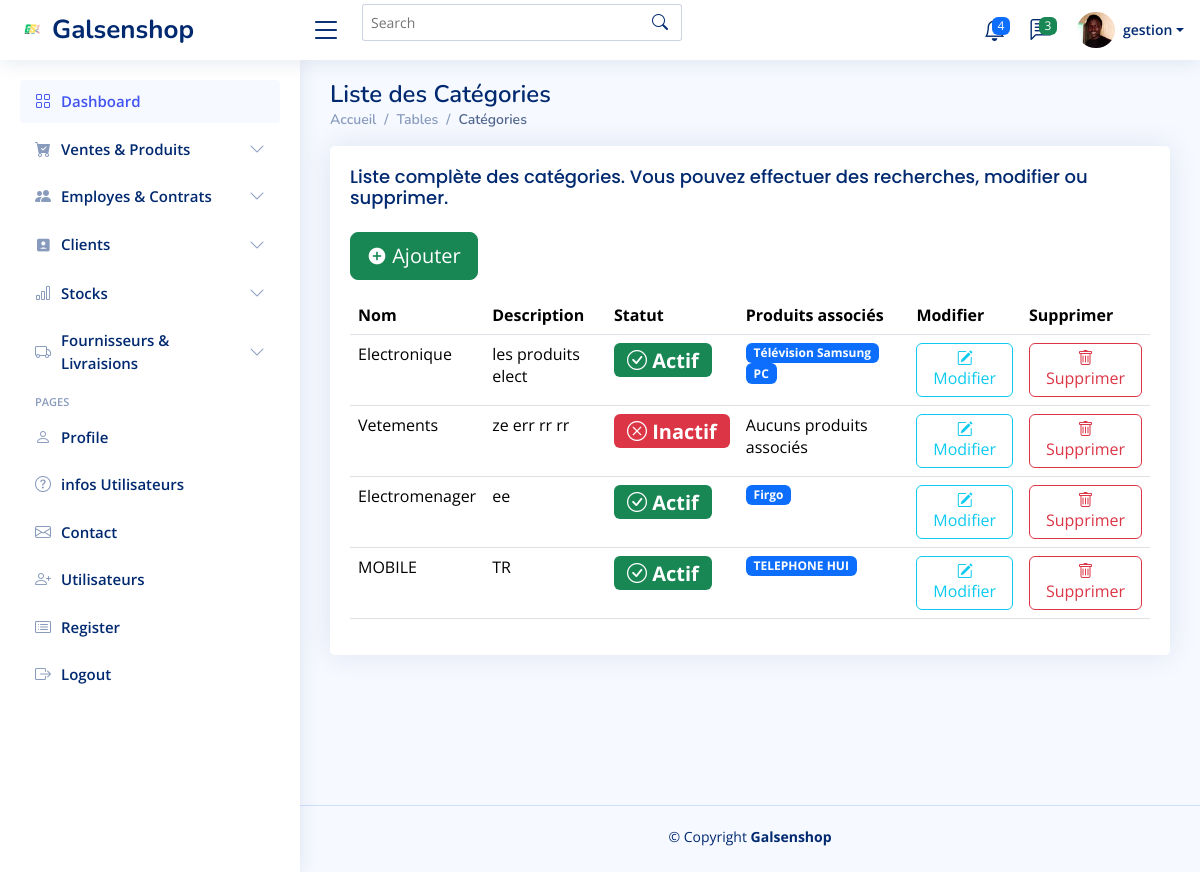
Page /categories/ (signed in) on the earlier database version.
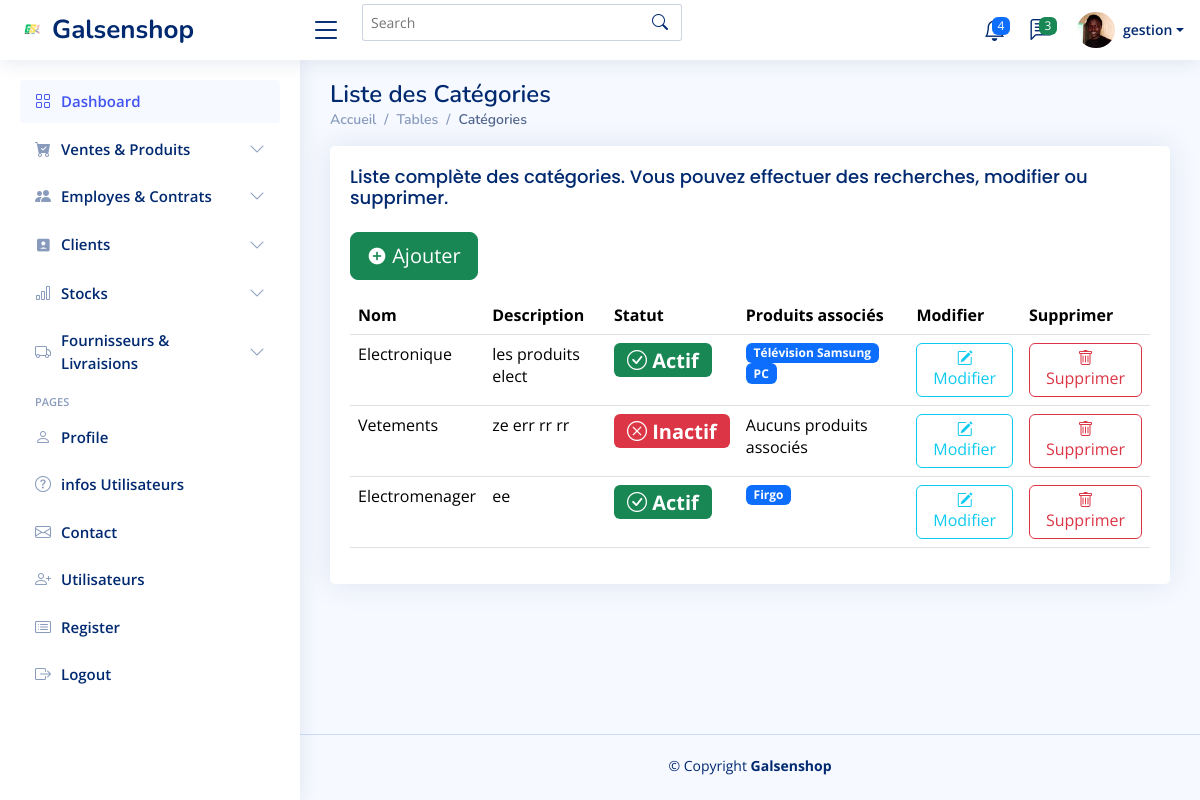
Same page on the later database version.
### application/models.py (models this page shows, shortened)
class Categorie(models.Model):
    nom = models.CharField(max_length=100)
    description = models.TextField(blank=True, null=True)
    actif = models.BooleanField(choices=[(True, 'Actif'), (False, 'Inactif')], default=False)

class Produit(models.Model):
    nom = models.CharField(max_length=100)
    description = models.TextField(blank=True, null=True)
    prix = models.DecimalField(max_digits=10, decimal_places=2)
    categorie = models.ForeignKey('Categorie', on_delete=models.CASCADE, related_name='produits')
    actif = models.BooleanField(choices=[(True, 'Disponible'), (False, 'Indisponible')], default=False)
    image = models.ImageField(upload_to='produits/', blank=True, null=True)

class Profile(models.Model):
    staff = models.OneToOneField(User, on_delete=models.CASCADE)
    address = models.CharField(max_length=200)
    telephone = models.CharField(max_length=50)
    firstname = models.CharField(max_length=50, blank=True, null=True)
    lastname = models.CharField(max_length=50, blank=True, null=True)
    tache = models.TextField(max_length=2000, blank=True, null=True)
    image = models.ImageField(default='default.png',
                              upload_to='profile_images')

### application/views.py (the view)
# urls.py: path('categories/', views.liste_categories, name='liste_categories'),
@login_required
def liste_categories(request):
    categories = Categorie.objects.all()
    return render(request, 'categorie/liste_categories.html', {'categories': categories})

### templates/categorie/liste_categories.html (shortened to what this page needs)
{% extends "base.html" %} {% load static %} {% block content %}
<main id="main" class="main">
  <div class="pagetitle">
    <h1>Liste des Catégories</h1>
    <nav>
      <ol class="breadcrumb">
        <li class="breadcrumb-item"><a href="{% url 'home' %}">Accueil</a></li>
        <li class="breadcrumb-item">Tables</li>
        <li class="breadcrumb-item active">Catégories</li>
      </ol>
    </nav>
  </div>
  <section class="section">
    <div class="row">
      <div class="col-lg-12">
        <div class="card">
          <div class="card-body">
            <h5 class="card-title">
              Liste complète des catégories. Vous pouvez effectuer des
              recherches, modifier ou supprimer.
            </h5>
            <p>
              <button
                type="button"
                class="btn btn-success btn-lg"
                onclick="window.location.href='{% url 'ajouter_categorie' %}'"
              >
                <i class="ri-add-circle-fill"></i> Ajouter
              </button>
            </p>
            <table class="table datatable">
              <thead>
                <tr>
                  <th>Nom</th>
                  <th>Description</th>
                  <th>Statut</th>
                  <th>Produits associés</th>
                  <th>Modifier</th>
                  <th>Supprimer</th>
                </tr>
              </thead>
              <tbody>
                {% for categorie in categories %}
                <tr>
                  <td>{{ categorie.nom }}</td>
                  <td>{{ categorie.description }}</td>
                  <td>
                    <span
                      class="badge {% if categorie.actif %}bg-success{% else %}bg-danger{% endif %} fs-5"
                    >
                      {% if categorie.actif %}
                      <i class="bi bi-check-circle"></i> Actif {% else %}
                      <i class="bi bi-x-circle"></i> Inactif {% endif %}
                    </span>
                  </td>
                  <td>
                    {% for produit in categorie.produits.all %}
                    <span class="badge bg-primary">{{ produit.nom }}</span>
                    {% empty %} Aucuns produits associés {% endfor %}
                  </td>
                  <td>
                    <a
                      class="btn btn-outline-info"
                      href="{% url 'modifier_categorie' categorie.id %}"
                    >
                      <i class="bi bi-pencil-square"></i> Modifier
                    </a>
                  </td>
                  <td>
                    <a
                      href="#"
                      class="btn btn-outline-danger"
                      data-bs-toggle="modal"
                      data-bs-target="#deleteModal{{ categorie.id }}"
                    >
                      <i class="bi bi-trash"></i> Supprimer
                    </a>
                  </td>
                </tr>
                {% endfor %}
              </tbody>
            </table>
          </div>
        </div>
      </div>
    </div>
  </section>
</main>
{% endblock content %}

### templates/base.html (shortened to what this page needs)
{% load static %} {% block content %} {% endblock %}
<!DOCTYPE html>
<html lang="en">
  <head>
    <link
      href="{% static 'assets/vendor/bootstrap/css/bootstrap.min.css'%}"
      rel="stylesheet"
    />
    <link
      href="{% static 'assets/vendor/bootstrap-icons/bootstrap-icons.css'%}"
      rel="stylesheet"
    />
    <link
      href="{% static 'assets/vendor/boxicons/css/boxicons.min.css'%}"
      rel="stylesheet"
    />
    <link
      href="{% static 'assets/vendor/quill/quill.snow.css'%}"
      rel="stylesheet"
    />
    <link
      href="{% static 'assets/vendor/quill/quill.bubble.css' %}"
      rel="stylesheet"
    />
    <link
      href="{% static 'assets/vendor/remixicon/remixicon.css' %}"
      rel="stylesheet"
    />
    <link
      href="{% static 'assets/vendor/simple-datatables/style.css' %}"
      rel="stylesheet"
    />
    <link href="{% static 'assets/css/style.css' %}" rel="stylesheet" />
  </head>
  <body>
    <header id="header" class="header fixed-top d-flex align-items-center">
      <div class="d-flex align-items-center justify-content-between">
        <a href="{% url 'home' %}" class="logo d-flex align-items-center">
          <img src="{% static 'assets/img/logo.png' %}" alt="" />
          <span class="d-none d-lg-block">Galsenshop</span>
        </a>
        <i class="bi bi-list toggle-sidebar-btn"></i>
      </div>
      <div class="search-bar">
        <form
          class="search-form d-flex align-items-center"
          method="POST"
          action="#"
        >
          <input
            type="text"
            name="query"
            placeholder="Search"
            title="Enter search keyword"
          />
          <button type="submit" title="Search">
            <i class="bi bi-search"></i>
          </button>
        </form>
      </div>
      <nav class="header-nav ms-auto">
        <ul class="d-flex align-items-center">
          <li class="nav-item dropdown">
            <a class="nav-link nav-icon" href="#" data-bs-toggle="dropdown">
              <span class="badge bg-primary badge-number">4</span> </a
            >
          </li>
          <li class="nav-item dropdown">
            <a class="nav-link nav-icon" href="#" data-bs-toggle="dropdown">
              <span class="badge bg-success badge-number">3</span> </a
            >
          </li>
          <li class="nav-item dropdown pe-3">
            <a
              class="nav-link nav-profile d-flex align-items-center pe-0"
              href="#"
              data-bs-toggle="dropdown"
            >
              <img
                src="{{ user.profile.image.url }}"
                alt="Profile"
                class="rounded-circle"
              />
              <span class="d-none d-md-block dropdown-toggle ps-2"
                >{{ user.username}}</span
              > </a
            >
          </li>
        </ul>
      </nav>
    </header>
    <aside id="sidebar" class="sidebar">
      <ul class="sidebar-nav" id="sidebar-nav">
        <li class="nav-item">
          <a class="nav-link" href="{% url 'home' %}">
            <i class="bi bi-grid"></i>
            <span>Dashboard</span>
          </a>
        </li>
        <li class="nav-item">
          <a
            class="nav-link collapsed"
            data-bs-target="#components-nav"
            data-bs-toggle="collapse"
            href="#"
          >
            <i class="bi bi-cart-check-fill"></i><span>Ventes & Produits</span
            ><i class="bi bi-chevron-down ms-auto"></i>
          </a>
        </li>
        <li class="nav-item">
          <a
            class="nav-link collapsed"
            data-bs-target="#forms-nav"
            data-bs-toggle="collapse"
            href="#"
          >
            <i class="bi bi-people-fill"></i><span>Employes & Contrats</span
            ><i class="bi bi-chevron-down ms-auto"></i>
          </a>
        </li>
        <li class="nav-item">
          <a
            class="nav-link collapsed"
            data-bs-target="#tables-nav"
            data-bs-toggle="collapse"
            href="#"
          >
            <i class="ri-account-box-fill"></i><span>Clients</span
            ><i class="bi bi-chevron-down ms-auto"></i>
          </a>
        </li>
        <li class="nav-item">
          <a
            class="nav-link collapsed"
            data-bs-target="#charts-nav"
            data-bs-toggle="collapse"
            href="#"
          >
            <i class="bi bi-bar-chart"></i><span>Stocks</span
            ><i class="bi bi-chevron-down ms-auto"></i>
          </a>
        </li>
        <li class="nav-item">
          <a
            class="nav-link collapsed"
            data-bs-target="#icons-nav"
            data-bs-toggle="collapse"
            href="#"
          >
            <i class="bi bi-truck"></i><span>Fournisseurs & Livraisions</span
            ><i class="bi bi-chevron-down ms-auto"></i>
          </a>
        </li>
        <li class="nav-heading">Pages</li>
        <li class="nav-item">
          <a class="nav-link collapsed" href="{% url 'profil_utilisateur' %}">
            <i class="bi bi-person"></i>
            <span>Profile</span>
          </a>
        </li>
        <li class="nav-item">
          <a class="nav-link collapsed" href="#">
            <i class="bi bi-question-circle"></i>
            <span>infos Utilisateurs</span>
          </a>
        </li>
        <li class="nav-item">
          <a class="nav-link collapsed" href="#">
            <i class="bi bi-envelope"></i>
            <span>Contact</span>
          </a>
        </li>
        <li class="nav-item">
          <a class="nav-link collapsed" href="#">
            <i class="bi bi-person-plus"></i>
            <span>Utilisateurs</span>
          </a>
        </li>
        <li class="nav-item">
          <a class="nav-link collapsed" href="{% url 'ajouter_utilisateur' %}">
            <i class="bi bi-card-list"></i>
            <span>Register</span>
          </a>
        </li>
        <li class="nav-item">
          <a class="nav-link collapsed" href="{% url 'Logout' %}">
            <i class="bi bi-box-arrow-right"></i>
            <span>Logout</span>
          </a>
        </li>
      </ul>
    </aside>
    <main id="main" class="main"></main>
    <footer id="footer" class="footer">
      <div class="copyright">
        &copy; Copyright <strong><span>Galsenshop</span></strong
        >
      </div>
      <div class="credits">
      </div>
    </footer>
</html>

### static/assets/css/style.css (style rules this page uses)
:root { scroll-behavior: smooth; }
body { font-family: "Open Sans", sans-serif; background: #f6f9ff; color: #444444; }
a { color: #4154f1; text-decoration: none; }
h1, h2, h3, h4, h5, h6 { font-family: "Nunito", sans-serif; }
#main { margin-top: 60px; padding: 20px 30px; transition: all 0.3s; }
.pagetitle { margin-bottom: 10px; }
.pagetitle h1 { font-size: 24px; margin-bottom: 0; font-weight: 600; color: #012970; }
.card { margin-bottom: 30px; border: none; border-radius: 5px; box-shadow: 0px 0 30px rgba(1, 41, 112, 0.1); }
.card-title { padding: 20px 0 15px 0; font-size: 18px; font-weight: 500; color: #012970; font-family: "Poppins", sans-serif; }
.card-body { padding: 0 20px 20px 20px; }
.breadcrumb { font-size: 14px; font-family: "Nunito", sans-serif; color: #899bbd; font-weight: 600; }
.breadcrumb a { color: #899bbd; transition: 0.3s; }
.breadcrumb .breadcrumb-item::before { color: #899bbd; }
.breadcrumb .active { color: #51678f; font-weight: 600; }
.logo { line-height: 1; }
@media (min-width: 1200px) { .logo { width: 280px; } }
.logo img { max-height: 26px; margin-right: 6px; }
.logo span { font-size: 26px; font-weight: 700; color: #012970; font-family: "Nunito", sans-serif; }
.header { transition: all 0.5s; z-index: 997; height: 60px; box-shadow: 0px 2px 20px rgba(1, 41, 112, 0.1); background-color: #fff; padding-left: 20px; }
.header .toggle-sidebar-btn { font-size: 32px; padding-left: 10px; cursor: pointer; color: #012970; }
.header .search-bar { min-width: 360px; padding: 0 20px; }
.header .search-form { width: 100%; }
.header .search-form input { border: 0; font-size: 14px; color: #012970; border: 1px solid rgba(1, 41, 112, 0.2); padding: 7px 38px 7px 8px; border-radius: 3px; transition: 0.3s; width: 100%; }
.header .search-form button { border: 0; padding: 0; margin-left: -30px; background: none; }
.header .search-form button i { color: #012970; }
.header-nav ul { list-style: none; }
.header-nav>ul { margin: 0; padding: 0; }
.header-nav .nav-icon { font-size: 22px; color: #012970; margin-right: 25px; position: relative; }
.header-nav .nav-profile { color: #012970; }
.header-nav .nav-profile img { max-height: 36px; }
.header-nav .nav-profile span { font-size: 14px; font-weight: 600; }
.header-nav .badge-number { position: absolute; inset: -2px -5px auto auto; font-weight: normal; font-size: 12px; padding: 3px 6px; }
.sidebar { position: fixed; top: 60px; left: 0; bottom: 0; width: 300px; z-index: 996; transition: all 0.3s; padding: 20px; overflow-y: auto; scrollbar-width: thin; scrollbar-color: #aab7cf transparent; box-shadow: 0px 0px 20px rgba(1, 41, 112, 0.1); background-color: #fff; }
@media (min-width: 1200px) { #main, #footer { margin-left: 300px; } }
.sidebar-nav { padding: 0; margin: 0; list-style: none; }
.sidebar-nav li { padding: 0; margin: 0; list-style: none; }
.sidebar-nav .nav-item { margin-bottom: 5px; }
.sidebar-nav .nav-heading { font-size: 11px; text-transform: uppercase; color: #899bbd; font-weight: 600; margin: 10px 0 5px 15px; }
.sidebar-nav .nav-link { display: flex; align-items: center; font-size: 15px; font-weight: 600; color: #4154f1; transition: 0.3; background: #f6f9ff; padding: 10px 15px; border-radius: 4px; }
.sidebar-nav .nav-link i { font-size: 16px; margin-right: 10px; color: #4154f1; }
.sidebar-nav .nav-link.collapsed { color: #012970; background: #fff; }
.sidebar-nav .nav-link.collapsed i { color: #899bbd; }
.sidebar-nav .nav-link .bi-chevron-down { margin-right: 0; transition: transform 0.2s ease-in-out; }
.footer { padding: 20px 0; font-size: 14px; transition: all 0.3s; border-top: 1px solid #cddfff; }
.footer .copyright { text-align: center; color: #012970; }
.footer .credits { padding-top: 5px; text-align: center; font-size: 13px; color: #012970; }

Differences in the rows shown:
removed Categorie: nom "MOBILE", description "TR", actif True (drawn)
removed Produit: nom "TELEPHONE HUI", shown under "MOBILE"
